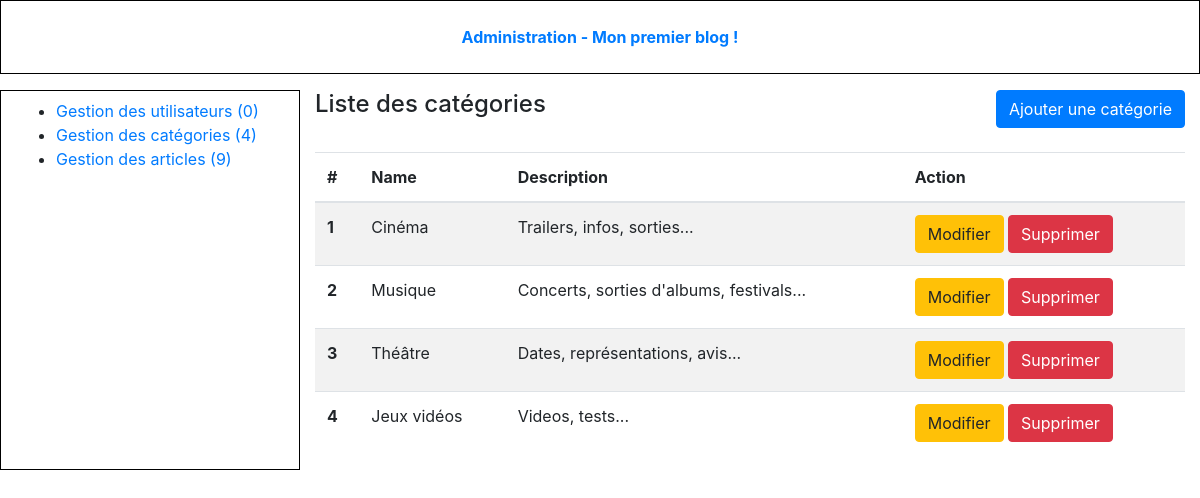
The app's page /admin/category-list.php with its own data.
### tables this page shows
CREATE TABLE `category` (
  `id` int(11) NOT NULL,
  `name` varchar(255) NOT NULL,
  `description` text NOT NULL
);

### admin/category-list.php (the view, shortened to what this page needs)
<?php
require_once '../tools/_db.php';
$query = $db->query('SELECT * FROM category');
$categories = $query->fetchall();
?>
<!DOCTYPE html>
<html>
	<head>
		<?php require 'partials/head_assets.php'; ?>
	</head>
	<body class="index-body">
		<div class="container-fluid">
			<?php require 'partials/header.php'; ?>
			<div class="row my-3 index-content">
				<?php require 'partials/nav.php'; ?>
				<section class="col-9">
					<header class="pb-4 d-flex justify-content-between">
						<h4>Liste des catégories</h4>
						<a class="btn btn-primary" href="category-form.php">Ajouter une catégorie</a>
					</header>
					<table class="table table-striped">
						<thead>
							<tr>
								<th>#</th>
								<th>Name</th>
								<th>Description</th>
								<th>Action</th>
							</tr>
						</thead>
						<tbody>
							<?php if($categories): ?>
							<?php foreach($categories as $category): ?>
							<tr>
								<th><?php echo htmlentities($category['id']); ?></th>
								<td><?php echo htmlentities($category['name']); ?></td>
								<td><?php echo htmlentities($category['description']); ?></td>
								<td>
									<a href="category-form.php?category_id=<?php echo $category['id']; ?>&action=edit" class="btn btn-warning">Modifier</a>
									<a onclick="return confirm('Are you sure?')" href="category-list.php?category_id=<?php echo $category['id']; ?>&action=delete" class="btn btn-danger">Supprimer</a>
								</td>
							</tr>
							<?php endforeach; ?>
							<?php else: ?>
								Aucune catégorie enregistré.
							<?php endif; ?>
						</tbody>
					</table>
				</section>
			</div>
		</div>
	</body>
</html>

### records on screen
category: id "1", name "Cinéma", description "Trailers, infos, sorties..."
category: id "2", name "Musique", description "Concerts, sorties d'albums, festivals..."
category: id "3", name "Théâtre", description "Dates, représentations, avis..."
category: id "4", name "Jeux vidéos", description "Videos, tests..."

### other values on screen
$nbUsers "0"
$nbCategories "4"
$nbArticles "9"
